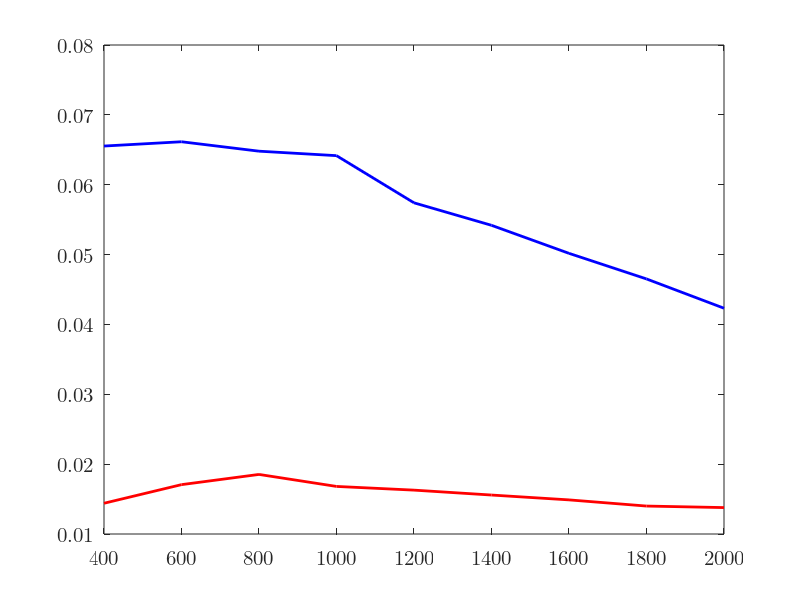

This figure's MATLAB source:
% u =(10:2:26);
% i =[0.065 0.081 0.099 0.117 0.137 0.156 0.177 0.200 0.220];
% v1=[2.795 3.582 4.286 4.648 5.133 6.056 6.587 7.180 7.803];
% r=0.5*103.84*10^(-3);
% s=pi*r*r;
% rho=1.185;
% p0=u.*i
% p1=0.5.*rho.*s.*(v1.^3)
% ita=p1./p0
%
% subplot(1, 2, 1);
% uv=scatter(u, v1, 200, 'k', '.');
% hold on;
% xlim([10, 26])
% xticks(u)
% set(gca, 'FontName', 'Latin Modern Math', 'FontSize', 15);
% xlabel('\fontname{Songti SC}输入电压 \fontname{Latin Modern Math}U/V');
% ylabel('\fontname{Songti SC}风速 \fontname{Latin Modern Math}V_1/(m/s)');
% box on;
% M=[u' ones(9,1)];
% k=M\(v1');
% v1pre=(M*k)';
%
% plot(u, v1pre, '-k', 'LineWidth', 2);
%
% subplot(1, 2, 2);
% plot(v1, ita, '.-k', 'LineWidth', 2, 'MarkerSize', 15);
% set(gca, 'FontName', 'Latin Modern Math', 'FontSize', 15);
% xlabel('\fontname{Songti SC}风速 \fontname{Latin Modern Math}V_1/(m/s)');
% ylabel('\fontname{Songti SC}转换效率 \fontname{Latin Modern Math}\eta');
%

r=(400:200:2000);
u1=[2.40,3.20,3.85,4.10,4.42,4.67,4.88,5.02,5.25];
u2=[5.12,6.30,7.20,8.01,8.30,8.71,8.96,9.15,9.20];
p1=u1.^2./r
p2=u2.^2./r

plot(r, p1, '-r', 'LineWidth', 2);
hold on;
plot(r, p2, '-b', 'LineWidth', 2);
set(gca, 'FontName', 'Latin Modern Math', 'FontSize', 15);

xlim([400, 2000])
xticks(r)
